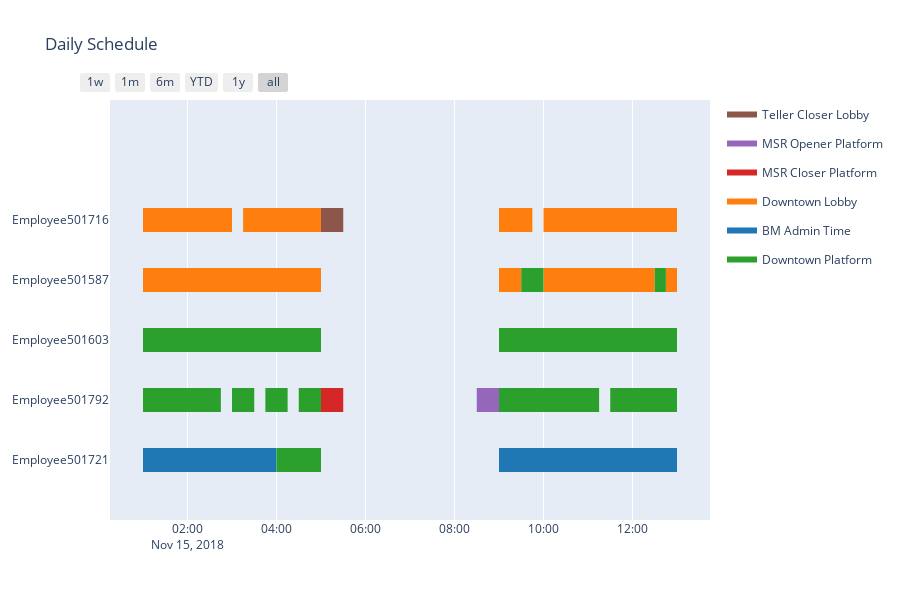

Here is the notebook cell this chart was saved with:
### Code cell
import plotly.figure_factory as ff

#fig = ff.create_gantt(day1EmpAssign)

fig = ff.create_gantt(day1EmpAssign, index_col='Resource', title='Daily Schedule',
                      show_colorbar=True, showgrid_x=True, group_tasks=True)
fig.show()

### Figure 1 — Plotly figure (JSON) as saved in the notebook; plotly's stock layout.template omitted (floating-point values rounded to 4 significant figures; data arrays with more than 128 entries replaced by an {"elided": "..."} marker saying what was removed)
{"data": [{"fill": "toself", "fillcolor": "rgb(140, 86, 75)", "hoverinfo": "name", "legendgroup": "rgb(140, 86, 75)", "mode": "none", "name": "Teller Closer Lobby", "showlegend": true, "type": "scatter", "x": ["2018-11-15T05:00:00", "2018-11-15T05:15:00", "2018-11-15T05:15:00", "2018-11-15T05:00:00", "2018-11-15T05:00:00", "2018-11-15T05:15:00", "2018-11-15T05:30:00", "2018-11-15T05:30:00", "2018-11-15T05:15:00"], "y": [3.8, 3.8, 4.2, 4.2, null, 3.8, 3.8, 4.2, 4.2]}, {"fill": "toself", "fillcolor": "rgb(148, 103, 189)", "hoverinfo": "name", "legendgroup": "rgb(148, 103, 189)", "mode": "none", "name": "MSR Opener Platform", "showlegend": true, "type": "scatter", "x": ["2018-11-15T08:30:00", "2018-11-15T08:45:00", "2018-11-15T08:45:00", "2018-11-15T08:30:00", "2018-11-15T08:30:00", "2018-11-15T08:45:00", "2018-11-15T09:00:00", "2018-11-15T09:00:00", "2018-11-15T08:45:00"], "y": [0.8, 0.8, 1.2, 1.2, null, 0.8, 0.8, 1.2, 1.2]}, {"fill": "toself", "fillcolor": "rgb(214, 39, 40)", "hoverinfo": "name", "legendgroup": "rgb(214, 39, 40)", "mode": "none", "name": "MSR Closer Platform", "showlegend": true, "type": "scatter", "x": ["2018-11-15T05:00:00", "2018-11-15T05:15:00", "2018-11-15T05:15:00", "2018-11-15T05:00:00", "2018-11-15T05:00:00", "2018-11-15T05:15:00", "2018-11-15T05:30:00", "2018-11-15T05:30:00", "2018-11-15T05:15:00"], "y": [0.8, 0.8, 1.2, 1.2, null, 0.8, 0.8, 1.2, 1.2]}, {"fill": "toself", "fillcolor": "rgb(255, 127, 14)", "hoverinfo": "name", "legendgroup": "rgb(255, 127, 14)", "mode": "none", "name": "Downtown Lobby", "showlegend": true, "type": "scatter", "x": {"elided": "294 str values"}, "y": {"elided": "294 float values"}}, {"fill": "toself", "fillcolor": "rgb(31, 119, 180)", "hoverinfo": "name", "legendgroup": "rgb(31, 119, 180)", "mode": "none", "name": "BM Admin Time", "showlegend": true, "type": "scatter", "x": {"elided": "139 str values"}, "y": {"elided": "139 float values"}}, {"fill": "toself", "fillcolor": "rgb(44, 160, 44)", "hoverinfo": "name", "legendgroup": "rgb(44, 160, 44)", "mode": "none", "name": "Downtown Platform", "showlegend": true, "type": "scatter", "x": {"elided": "334 str values"}, "y": {"elided": "334 float values"}}, {"legendgroup": "rgb(140, 86, 75)", "marker": {"color": "rgb(140, 86, 75)", "opacity": 0, "size": 1}, "mode": "markers", "name": "", "showlegend": false, "text": [null, null, null, null], "type": "scatter", "x": ["2018-11-15T05:00:00", "2018-11-15T05:15:00", "2018-11-15T05:15:00", "2018-11-15T05:30:00"], "y": [4, 4, 4, 4]}, {"legendgroup": "rgb(148, 103, 189)", "marker": {"color": "rgb(148, 103, 189)", "opacity": 0, "size": 1}, "mode": "markers", "name": "", "showlegend": false, "text": [null, null, null, null], "type": "scatter", "x": ["2018-11-15T08:30:00", "2018-11-15T08:45:00", "2018-11-15T08:45:00", "2018-11-15T09:00:00"], "y": [1, 1, 1, 1]}, {"legendgroup": "rgb(214, 39, 40)", "marker": {"color": "rgb(214, 39, 40)", "opacity": 0, "size": 1}, "mode": "markers", "name": "", "showlegend": false, "text": [null, null, null, null], "type": "scatter", "x": ["2018-11-15T05:00:00", "2018-11-15T05:15:00", "2018-11-15T05:15:00", "2018-11-15T05:30:00"], "y": [1, 1, 1, 1]}, {"legendgroup": "rgb(255, 127, 14)", "marker": {"color": "rgb(255, 127, 14)", "opacity": 0, "size": 1}, "mode": "markers", "name": "", "showlegend": false, "text": [null, null, null, null, null, null, null, null, null, null, null, null, null, null, null, null, null, null, null, null, null, null, null, null, null, null, null, null, null, null, null, null, null, null, null, null, null, null, null, null, null, null, null, null, null, null, null, null, null, null, null, null, null, null, null, null, null, null, null, null, null, null, null, null, null, null, null, null, null, null, null, null, null, null, null, null, null, null, null, null, null, null, null, null, null, null, null, null, null, null, null, null, null, null, null, null, null, null, null, null, null, null, null, null, null, null, null, null, null, null, null, null, null, null, null, null, null, null], "type": "scatter", "x": ["2018-11-15T09:00:00", "2018-11-15T09:15:00", "2018-11-15T09:00:00", "2018-11-15T09:15:00", "2018-11-15T09:15:00", "2018-11-15T09:30:00", "2018-11-15T09:15:00", "2018-11-15T09:30:00", "2018-11-15T09:30:00", "2018-11-15T09:45:00", "2018-11-15T10:00:00", "2018-11-15T10:15:00", "2018-11-15T10:00:00", "2018-11-15T10:15:00", "2018-11-15T10:15:00", "2018-11-15T10:30:00", "2018-11-15T10:15:00", "2018-11-15T10:30:00", "2018-11-15T10:30:00", "2018-11-15T10:45:00", "2018-11-15T10:30:00", "2018-11-15T10:45:00", "2018-11-15T10:45:00", "2018-11-15T11:00:00", "2018-11-15T10:45:00", "2018-11-15T11:00:00", "2018-11-15T11:00:00", "2018-11-15T11:15:00", "2018-11-15T11:00:00", "2018-11-15T11:15:00", "2018-11-15T11:15:00", "2018-11-15T11:30:00", "2018-11-15T11:15:00", "2018-11-15T11:30:00", "2018-11-15T11:30:00", "2018-11-15T11:45:00", "2018-11-15T11:30:00", "2018-11-15T11:45:00", "2018-11-15T11:45:00", "2018-11-15T12:00:00", "2018-11-15T11:45:00", "2018-11-15T12:00:00", "2018-11-15T12:00:00", "2018-11-15T12:15:00", "2018-11-15T12:00:00", "2018-11-15T12:15:00", "2018-11-15T12:15:00", "2018-11-15T12:30:00", "2018-11-15T12:15:00", "2018-11-15T12:30:00", "2018-11-15T12:30:00", "2018-11-15T12:45:00", "2018-11-15T12:45:00", "2018-11-15T13:00:00", "2018-11-15T12:45:00", "2018-11-15T13:00:00", "2018-11-15T01:00:00", "2018-11-15T01:15:00", "2018-11-15T01:00:00", "2018-11-15T01:15:00", "2018-11-15T01:15:00", "2018-11-15T01:30:00", "2018-11-15T01:15:00", "2018-11-15T01:30:00", "2018-11-15T01:30:00", "2018-11-15T01:45:00", "2018-11-15T01:30:00", "2018-11-15T01:45:00", "2018-11-15T01:45:00", "2018-11-15T02:00:00", "2018-11-15T01:45:00", "2018-11-15T02:00:00", "2018-11-15T02:00:00", "2018-11-15T02:15:00", "2018-11-15T02:00:00", "2018-11-15T02:15:00", "2018-11-15T02:15:00", "2018-11-15T02:30:00", "2018-11-15T02:15:00", "2018-11-15T02:30:00", "2018-11-15T02:30:00", "2018-11-15T02:45:00", "2018-11-15T02:30:00", "2018-11-15T02:45:00", "2018-11-15T02:45:00", "2018-11-15T03:00:00", "2018-11-15T02:45:00", "2018-11-15T03:00:00", "2018-11-15T03:00:00", "2018-11-15T03:15:00", "2018-11-15T03:15:00", "2018-11-15T03:30:00", "2018-11-15T03:15:00", "2018-11-15T03:30:00", "2018-11-15T03:30:00", "2018-11-15T03:45:00", "2018-11-15T03:30:00", "2018-11-15T03:45:00", "2018-11-15T03:45:00", "2018-11-15T04:00:00", "2018-11-15T03:45:00", "2018-11-15T04:00:00", "2018-11-15T04:00:00", "2018-11-15T04:15:00", "2018-11-15T04:00:00", "2018-11-15T04:15:00", "2018-11-15T04:15:00", "2018-11-15T04:30:00", "2018-11-15T04:15:00", "2018-11-15T04:30:00", "2018-11-15T04:30:00", "2018-11-15T04:45:00", "2018-11-15T04:30:00", "2018-11-15T04:45:00", "2018-11-15T04:45:00", "2018-11-15T05:00:00", "2018-11-15T04:45:00", "2018-11-15T05:00:00"], "y": [4, 4, 3, 3, 4, 4, 3, 3, 4, 4, 4, 4, 3, 3, 4, 4, 3, 3, 4, 4, 3, 3, 4, 4, 3, 3, 4, 4, 3, 3, 4, 4, 3, 3, 4, 4, 3, 3, 4, 4, 3, 3, 4, 4, 3, 3, 4, 4, 3, 3, 4, 4, 4, 4, 3, 3, 4, 4, 3, 3, 4, 4, 3, 3, 4, 4, 3, 3, 4, 4, 3, 3, 4, 4, 3, 3, 4, 4, 3, 3, 4, 4, 3, 3, 4, 4, 3, 3, 3, 3, 4, 4, 3, 3, 4, 4, 3, 3, 4, 4, 3, 3, 4, 4, 3, 3, 4, 4, 3, 3, 4, 4, 3, 3, 4, 4, 3, 3]}, {"legendgroup": "rgb(31, 119, 180)", "marker": {"color": "rgb(31, 119, 180)", "opacity": 0, "size": 1}, "mode": "markers", "name": "", "showlegend": false, "text": [null, null, null, null, null, null, null, null, null, null, null, null, null, null, null, null, null, null, null, null, null, null, null, null, null, null, null, null, null, null, null, null, null, null, null, null, null, null, null, null, null, null, null, null, null, null, null, null, null, null, null, null, null, null, null, null], "type": "scatter", "x": ["2018-11-15T09:00:00", "2018-11-15T09:15:00", "2018-11-15T09:15:00", "2018-11-15T09:30:00", "2018-11-15T09:30:00", "2018-11-15T09:45:00", "2018-11-15T09:45:00", "2018-11-15T10:00:00", "2018-11-15T10:00:00", "2018-11-15T10:15:00", "2018-11-15T10:15:00", "2018-11-15T10:30:00", "2018-11-15T10:30:00", "2018-11-15T10:45:00", "2018-11-15T10:45:00", "2018-11-15T11:00:00", "2018-11-15T11:00:00", "2018-11-15T11:15:00", "2018-11-15T11:15:00", "2018-11-15T11:30:00", "2018-11-15T11:30:00", "2018-11-15T11:45:00", "2018-11-15T11:45:00", "2018-11-15T12:00:00", "2018-11-15T12:00:00", "2018-11-15T12:15:00", "2018-11-15T12:15:00", "2018-11-15T12:30:00", "2018-11-15T12:30:00", "2018-11-15T12:45:00", "2018-11-15T12:45:00", "2018-11-15T13:00:00", "2018-11-15T01:00:00", "2018-11-15T01:15:00", "2018-11-15T01:15:00", "2018-11-15T01:30:00", "2018-11-15T01:30:00", "2018-11-15T01:45:00", "2018-11-15T01:45:00", "2018-11-15T02:00:00", "2018-11-15T02:00:00", "2018-11-15T02:15:00", "2018-11-15T02:15:00", "2018-11-15T02:30:00", "2018-11-15T02:30:00", "2018-11-15T02:45:00", "2018-11-15T02:45:00", "2018-11-15T03:00:00", "2018-11-15T03:00:00", "2018-11-15T03:15:00", "2018-11-15T03:15:00", "2018-11-15T03:30:00", "2018-11-15T03:30:00", "2018-11-15T03:45:00", "2018-11-15T03:45:00", "2018-11-15T04:00:00"], "y": [0, 0, 0, 0, 0, 0, 0, 0, 0, 0, 0, 0, 0, 0, 0, 0, 0, 0, 0, 0, 0, 0, 0, 0, 0, 0, 0, 0, 0, 0, 0, 0, 0, 0, 0, 0, 0, 0, 0, 0, 0, 0, 0, 0, 0, 0, 0, 0, 0, 0, 0, 0, 0, 0, 0, 0]}, {"legendgroup": "rgb(44, 160, 44)", "marker": {"color": "rgb(44, 160, 44)", "opacity": 0, "size": 1}, "mode": "markers", "name": "", "showlegend": false, "text": {"elided": "134 null values"}, "type": "scatter", "x": {"elided": "134 str values"}, "y": {"elided": "134 int values"}}], "layout": {"height": 600, "hovermode": "closest", "showlegend": true, "title": {"text": "Daily Schedule"}, "xaxis": {"rangeselector": {"buttons": [{"count": 7, "label": "1w", "step": "day", "stepmode": "backward"}, {"count": 1, "label": "1m", "step": "month", "stepmode": "backward"}, {"count": 6, "label": "6m", "step": "month", "stepmode": "backward"}, {"count": 1, "label": "YTD", "step": "year", "stepmode": "todate"}, {"count": 1, "label": "1y", "step": "year", "stepmode": "backward"}, {"step": "all"}]}, "showgrid": true, "type": "date", "zeroline": false}, "yaxis": {"autorange": false, "range": [-1, 6], "showgrid": false, "ticktext": ["Employee501721", "Employee501792", "Employee501603", "Employee501587", "Employee501716"], "tickvals": [0, 1, 2, 3, 4], "zeroline": false}}}
